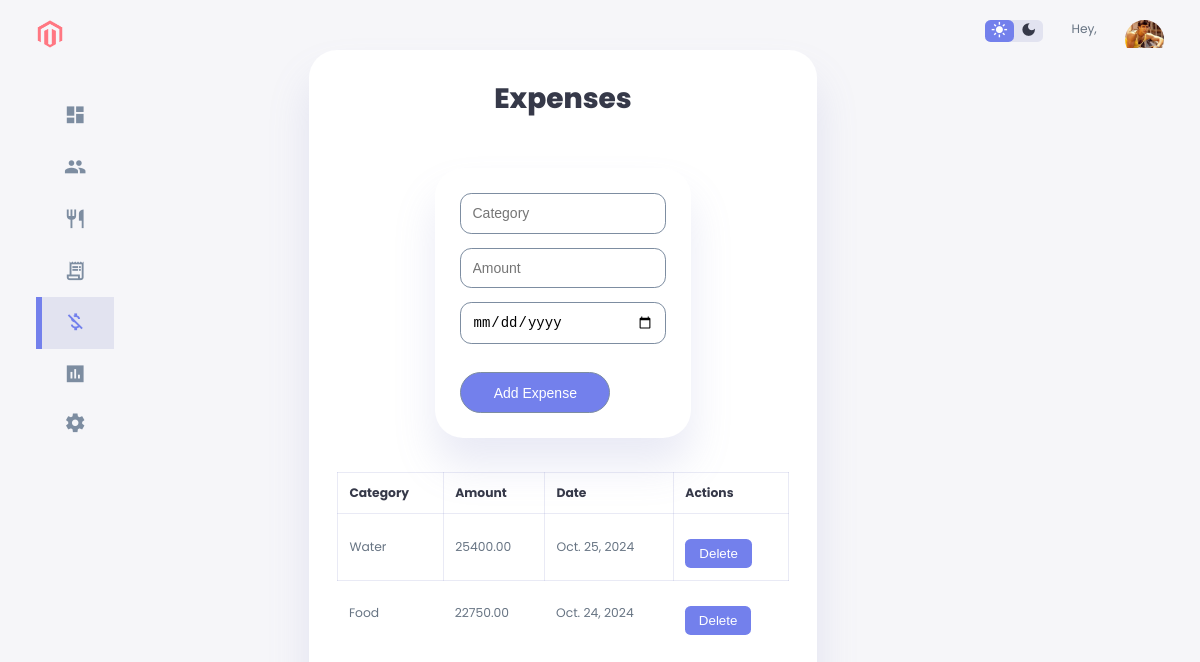
Page /Dashboard/expense/ on the earlier database version.
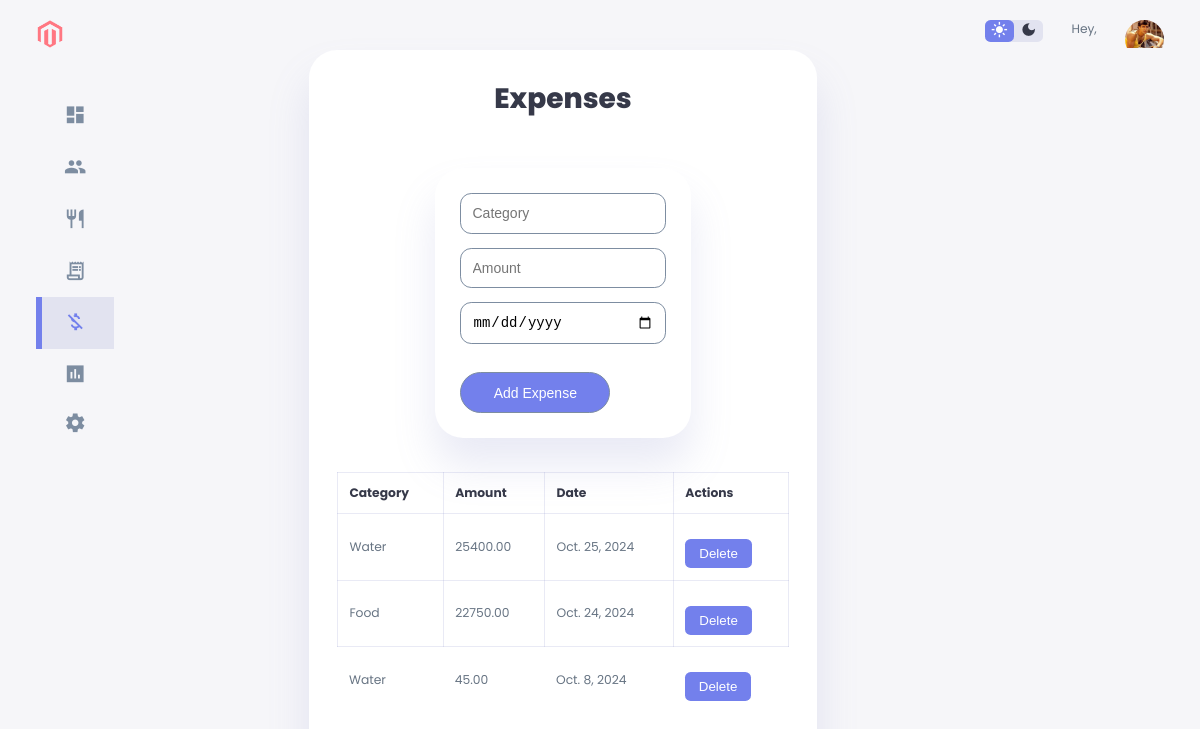
Same page on the later database version.
### Dashboard/models.py (models this page shows, shortened)
class Expense(models.Model):
    user = models.ForeignKey(User, on_delete=models.CASCADE)  # Ensure this line exists
    organization = models.ForeignKey(Organization, null=True, blank=True, on_delete=models.SET_NULL)  # Optional, organization linked to the expense
    category = models.CharField(max_length=100)  # Category of the expense
    amount = models.DecimalField(max_digits=10, decimal_places=2)  # Amount of the expense
    date = models.DateField()  # Date of the expense
    description = models.TextField(blank=True, null=True)  # Optional description
    class Meta:
        ordering = ['-date']  # Order expenses by date (most recent first)

### Dashboard/views.py (the view, shortened to what this page needs)
# urls.py: path('expense/', expense_view, name='expense'),  # Expense page
def expense_view(request):
    return render(request, 'expense.html', {'expenses': Expense.objects.all()})

### Dashboard/templates/expense.html (shortened to what this page needs)
{% load static %}
<!DOCTYPE html>
<html lang="en">
<head>
    <link rel="stylesheet" href="{% static 'css/style.css' %}" />
    <link rel="stylesheet" href="{% static 'css/expense.css' %}" />
</head>
<body>
    <div class="container">
        <aside>
            <div class="top">
                <div class="logo">
                    <img src="{% static 'images/logo.png' %}" alt="Logo" />
                </div>
            </div>
            <div class="sidebar">
                <a href="{% url 'index' %}">
                    <span class="material-icons-sharp">dashboard</span>
                </a>
                <a href="{% url 'organization' %}">
                    <span class="material-icons-sharp">group</span>
                </a>
                <a href="{% url 'food-order' %}">
                    <span class="material-icons-sharp">restaurant</span>
                </a>
                <a href="{% url 'invoicing' %}" >
                    <span class="material-icons-sharp">receipt_long</span>
                </a>
                <a href="{% url 'expense' %}" class="active">
                    <span class="material-icons-sharp">money_off</span>
                </a>
                <a href="{% url 'reports' %}">
                    <span class="material-icons-sharp">assessment</span>
                </a>
                <a href="{% url 'profile' %}">
                    <span class="material-icons-sharp">settings</span>
                </a>
            </div>
        </aside>
        <main>
            <h1>Expenses</h1>
            <form method="POST">
                <input type="text" name="category" placeholder="Category" required>
                <input type="number" name="amount" placeholder="Amount" required>
                <input type="date" name="date" required>
                <button type="submit">Add Expense</button>
            </form>
            <table>
                <thead>
                    <tr>
                        <th>Category</th>
                        <th>Amount</th>
                        <th>Date</th>
                        <th>Actions</th>
                    </tr>
                </thead>
                <tbody>
                    {% for expense in expenses %}
                    <tr>
                        <td>{{ expense.category }}</td>
                        <td>{{ expense.amount }}</td>
                        <td>{{ expense.date }}</td>
                        <td><button onclick="deleteExpense({{ forloop.counter0 }})">Delete</button></td>
                    </tr>
                    {% endfor %}
                </tbody>
            </table>
        </main>
        <div class="right">
            <div class="top">
                <div class="theme-toggler">
                    <span class="material-icons-sharp active">light_mode</span>
                    <span class="material-icons-sharp">dark_mode</span>
                </div>
                <div class="profile">
                    <div class="info">
                        <p>Hey, <b>{{ user.username }}</b></p>
                    </div>
                    <div class="profile-photo">
                        <img src="{% static 'images/sallu-bhai.jpg' %}" alt="Profile Picture" />
                    </div>
                </div>
            </div>
        </div>
    </div>
</body>
</html>

Differences in the rows shown:
added Expense: category "Water", amount "45.00", date "Oct. 8, 2024"
